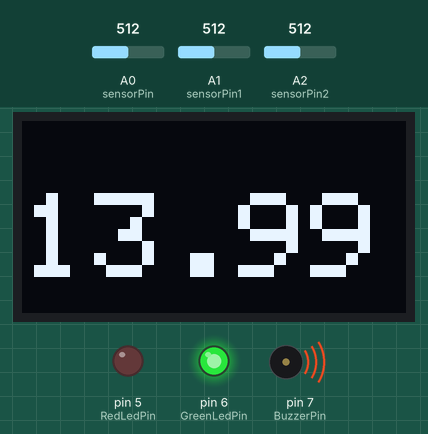
Bench run of a sketch on a simulated Arduino Uno, built with avr-gcc and run on an emulated ATmega328P. Parts: 128×64 one-colour display, output pins drawn as LEDs (lit = HIGH), buzzer (waves = sounding, pin HIGH). The test bench sets the inputs (shaded band); at power-on: A0 (sensorPin) = 512, A1 (sensorPin1) = 512, A2 (sensorPin2) = 512. What the sketch prints to the serial monitor is not drawn.

Above: at 3.2 s.
3.3 s: A0 (sensorPin) set to 498
At 4.6 s:
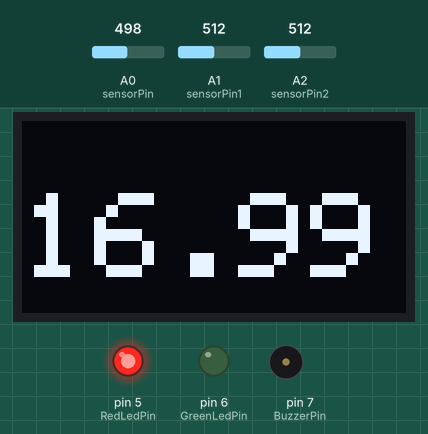
5.6 s: A0 (sensorPin) set to 511
At 7.2 s:
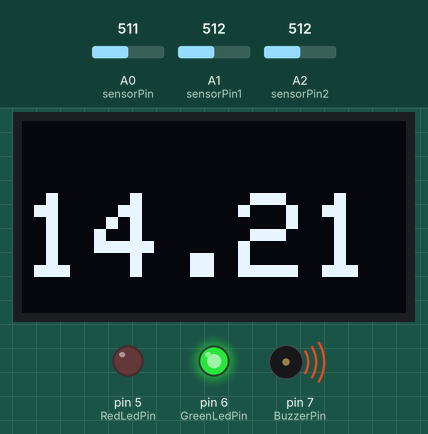
7.6 s: A0 (sensorPin) set to 306
At 8.6 s:
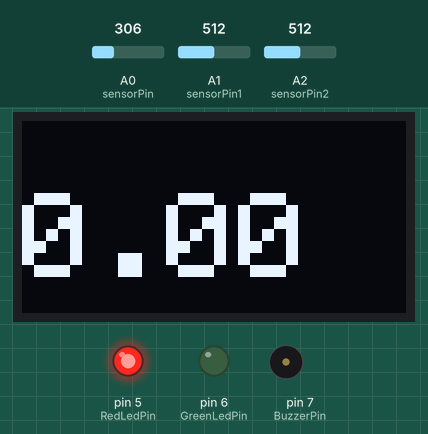
9.6 s: A0 (sensorPin) set to 575
At 11.2 s:
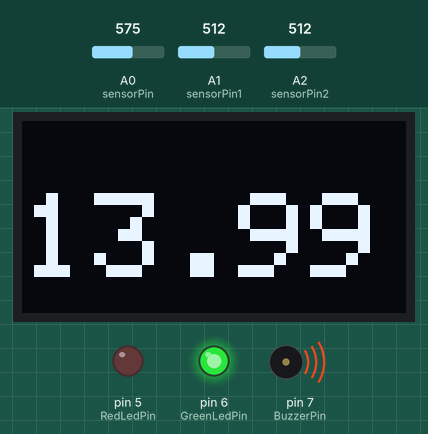
11.7 s: A0 (sensorPin) set to 553
At 12.6 s:
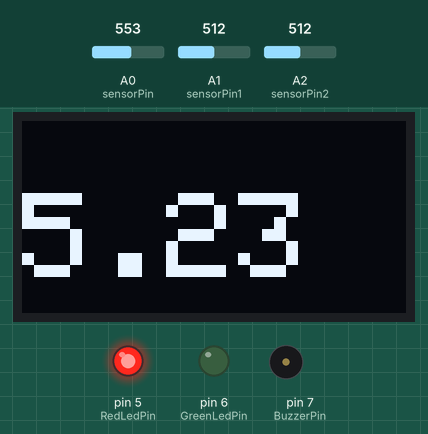
Timing chart, 0 to 14.7 s (numbered marks = the images above; inputs shaded):
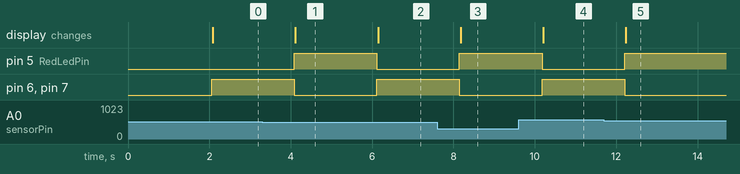

The sketch:

zfdevice.ino
```cpp
#include <SPI.h>
#include <Wire.h>
#include <Adafruit_GFX.h>
#include <Adafruit_SSD1306.h>

#define SCREEN_WIDTH 128 // OLED display width, in pixels
#define SCREEN_HEIGHT 64 // OLED display height, in pixels

// Declaration for SSD1306 display connected using I2C
#define OLED_RESET     -1 // Reset pin # (or -1 if sharing Arduino reset pin)
#define SCREEN_ADDRESS 0x3C
Adafruit_SSD1306 display(SCREEN_WIDTH, SCREEN_HEIGHT, &Wire, OLED_RESET);

int sensorPin = A0;   // select the input pin for the potentiometer
int sensorPin1 = A1;   // select the input pin for the potentiometer
int sensorPin2 = A2;   // select the input pin for the potentiometer
int BuzzerPin = 7;      // select the pin for the buzzer
int GreenLedPin = 6;
int RedLedPin = 5;
float sensorValue = 0;  // variable to store the value coming from the sensor
//y=-0.2138x+123.46
void setup() {
  // declare the ledPin as an OUTPUT:
  pinMode(BuzzerPin, OUTPUT);
  pinMode(GreenLedPin, OUTPUT);
  pinMode(RedLedPin, OUTPUT);
  Serial.begin(9600);
  // initialize the OLED object
  if(!display.begin(SSD1306_SWITCHCAPVCC, SCREEN_ADDRESS)) {
    Serial.println(F("SSD1306 allocation failed"));
    for(;;); // Don't proceed, loop forever
  }
  // Clear the buffer.
  display.clearDisplay();
  // Changing Font Size
  display.setTextColor(WHITE);
  display.setCursor(0,24);
  display.setTextSize(3);
  display.println("ZF-Rane");
  display.display();
  delay(2000);
  display.clearDisplay();
}

void loop() {
  Serial.print("Sensor1 :");
  Serial.println(analogRead(sensorPin));
  Serial.print("Sensor2 :");
  Serial.println(analogRead(sensorPin1));
  Serial.print("Sensor3 :");
  Serial.println(analogRead(sensorPin2));
  if(analogRead(sensorPin) < 565)
  {
  sensorValue = analogRead(sensorPin);
  sensorValue=(-0.2138*sensorValue)+123.46;
  Serial.print("Sensor  cal :");
  Serial.println(sensorValue-2);
  // Changing Font Size
  display.setTextColor(WHITE);
  display.setCursor(0,24);
  display.setTextSize(4);
  if(sensorValue < 0 || sensorValue > 20)
  {
    sensorValue = 0.0;
  }else{
    sensorValue = sensorValue;// - 2;
  }
  if(sensorValue > 12 && sensorValue < 15)
  {
    digitalWrite(BuzzerPin, HIGH);
    digitalWrite(GreenLedPin, HIGH);
    digitalWrite(RedLedPin, LOW);
  }else{
    digitalWrite(BuzzerPin, LOW);
    digitalWrite(GreenLedPin, LOW);
    digitalWrite(RedLedPin, HIGH);
  }
  display.println(sensorValue);
  display.display();
  delay(2000);
  display.clearDisplay();
  }
  else if(analogRead(sensorPin1) < 565)
  {
  sensorValue = analogRead(sensorPin1);
  sensorValue=(-0.2138*sensorValue)+123.46;
  Serial.print("Sensor 1 cal :");
  Serial.println(sensorValue-2);
  // Changing Font Size
  display.setTextColor(WHITE);
  display.setCursor(0,24);
  display.setTextSize(4);
  if(sensorValue < 0 || sensorValue > 20)
  {
    sensorValue = 0.0;
  }else{
    sensorValue = sensorValue;// - 2;
  }
  if(sensorValue > 12 && sensorValue < 15)
  {
    digitalWrite(BuzzerPin, HIGH);
    digitalWrite(GreenLedPin, HIGH);
    digitalWrite(RedLedPin, LOW);
  }else{
    digitalWrite(BuzzerPin, LOW);
    digitalWrite(GreenLedPin, LOW);
    digitalWrite(RedLedPin, HIGH);
  }
  display.println(sensorValue);
  display.display();
  delay(2000);
  display.clearDisplay();
  }
  else if(analogRead(sensorPin2) < 565)
  {
  sensorValue = analogRead(sensorPin2);
  sensorValue=(-0.2138*sensorValue)+123.46;
  Serial.print("Sensor 2 cal :");
  Serial.println(sensorValue-2);
  // Changing Font Size
  display.setTextColor(WHITE);
  display.setCursor(0,24);
  display.setTextSize(4);
  if(sensorValue < 0 || sensorValue > 20)
  {
    sensorValue = 0.0;
  }else{
    sensorValue = sensorValue;// - 2;
  }
  if(sensorValue > 12 && sensorValue < 15)
  {
    digitalWrite(BuzzerPin, HIGH);
    digitalWrite(GreenLedPin, HIGH);
    digitalWrite(RedLedPin, LOW);
  }else{
    digitalWrite(BuzzerPin, LOW);
    digitalWrite(GreenLedPin, LOW);
    digitalWrite(RedLedPin, HIGH);
  }
  display.println(sensorValue);
  display.display();
  delay(2000);
  display.clearDisplay();
  }
  else{
  // Changing Font Size
  display.setTextColor(WHITE);
  display.setCursor(0,24);
  display.setTextSize(4);
  display.println(0.00);
  display.display();
  delay(2000);
  display.clearDisplay();
  }
}
```

Measured:
- the behaviour switches between 508 and 507 on A0 (sensorPin) (found by bisection; images 0 and 1)
- the behaviour switches between 565 and 564 on A0 (sensorPin) (found by bisection; images 4 and 5)
- after the input at 3.3 s, pin 5 (RedLedPin): LOW → HIGH after 0.79 s; pin 6 (GreenLedPin), pin 7 (BuzzerPin): HIGH → LOW after 0.79 s; the display: changes after 0.82 s (image 1)
- after the input at 5.6 s, pin 5 (RedLedPin): HIGH → LOW after 0.52 s; pin 6 (GreenLedPin), pin 7 (BuzzerPin): LOW → HIGH after 0.52 s; the display: changes after 0.55 s (image 2)
- after the input at 7.6 s, pin 5 (RedLedPin): LOW → HIGH after 0.55 s; pin 6 (GreenLedPin), pin 7 (BuzzerPin): HIGH → LOW after 0.55 s; the display: changes after 0.58 s (image 3)
- after the input at 9.6 s, pin 5 (RedLedPin): HIGH → LOW after 0.58 s; pin 6 (GreenLedPin), pin 7 (BuzzerPin): LOW → HIGH after 0.58 s; the display: changes after 0.61 s (image 4)
- after the input at 11.7 s, pin 5 (RedLedPin): LOW → HIGH after 0.51 s; pin 6 (GreenLedPin), pin 7 (BuzzerPin): HIGH → LOW after 0.51 s; the display: changes after 0.53 s (image 5)
